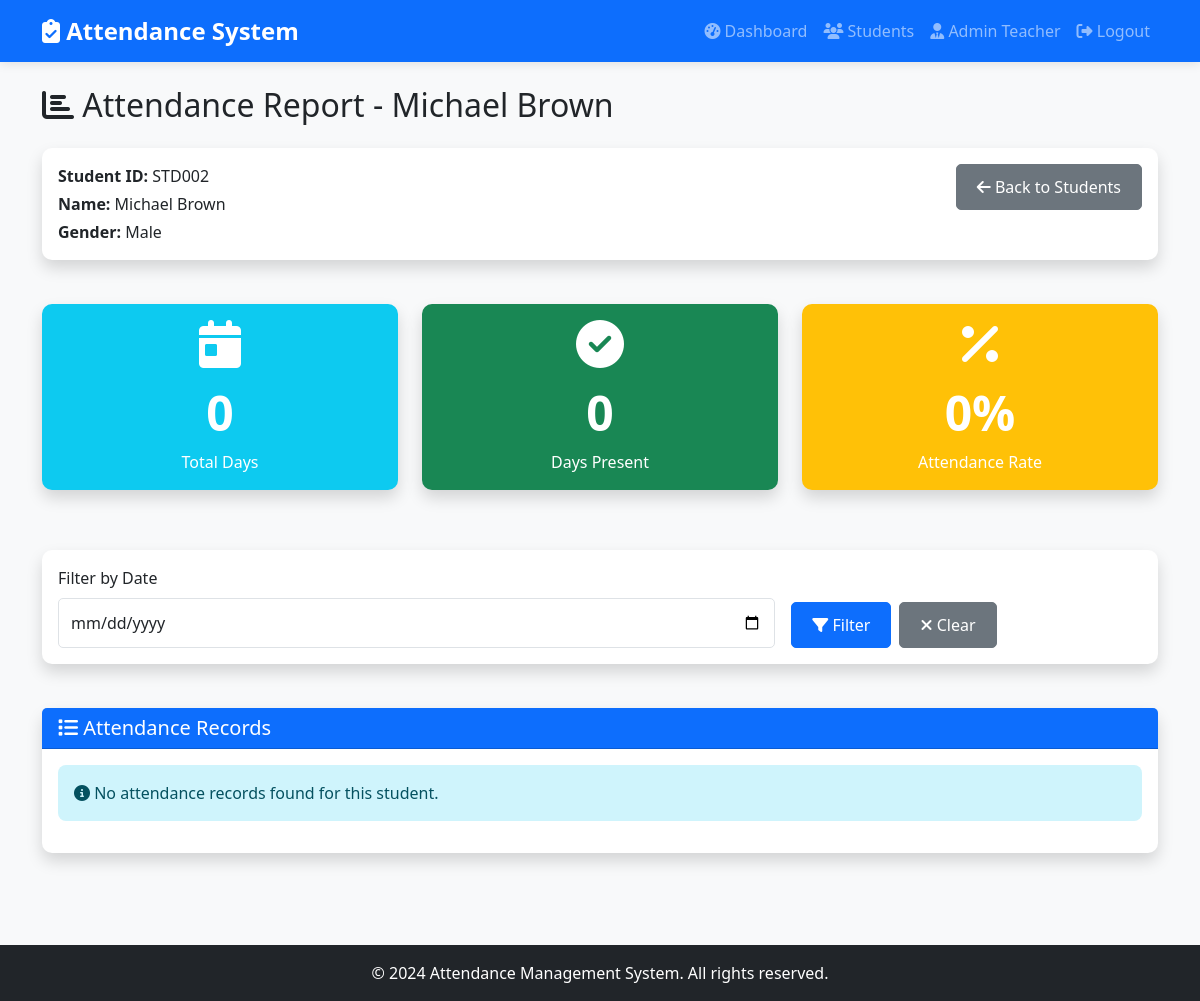
/teacher/student/STD002/attendance (signed in), run on the app's committed database.
### tables this page shows
CREATE TABLE students (
    id INTEGER PRIMARY KEY AUTOINCREMENT,
    student_id TEXT UNIQUE NOT NULL,
    name TEXT NOT NULL,
    gender TEXT NOT NULL,
    username TEXT UNIQUE NOT NULL,
    password TEXT NOT NULL,
    created_at TIMESTAMP DEFAULT CURRENT_TIMESTAMP
);

### app.py (the view)
@app.route('/teacher/student/<student_id>/attendance')
@teacher_login_required
def teacher_view_attendance(student_id):
    filter_date = request.args.get('date', '')
    conn = get_db_connection()
    student = conn.execute('SELECT * FROM students WHERE student_id = ?', (student_id,)).fetchone()
    if not student:
        flash('Student not found!', 'danger')
        return redirect(url_for('teacher_students_list'))
    if filter_date:
        attendance_records = conn.execute(
            'SELECT * FROM attendance WHERE student_id = ? AND date = ? ORDER BY date DESC, time DESC',
            (student_id, filter_date)
        ).fetchall()
    else:
        attendance_records = conn.execute(
            'SELECT * FROM attendance WHERE student_id = ? ORDER BY date DESC, time DESC',
            (student_id,)
        ).fetchall()
    total_days = len(conn.execute('SELECT * FROM attendance WHERE student_id = ?', (student_id,)).fetchall())
    total_present = len(conn.execute('SELECT * FROM attendance WHERE student_id = ? AND status = "Present"', (student_id,)).fetchall())
    percentage = (total_present / total_days * 100) if total_days > 0 else 0
    conn.close()
    return render_template('teacher_view_attendance.html',
                         student=student,
                         attendance_records=attendance_records,
                         total_days=total_days,
                         total_present=total_present,
                         percentage=round(percentage, 2),
                         filter_date=filter_date)

### app.py (called while the page is built)
def get_db_connection():
    conn = sqlite3.connect(DATABASE)
    conn.row_factory = sqlite3.Row
    return conn

def teacher_login_required(f):
    @wraps(f)
    def decorated_function(*args, **kwargs):
        if 'teacher_id' not in session:
            flash('Please login as teacher first.', 'danger')
            return redirect(url_for('teacher_login'))
        return f(*args, **kwargs)
    return decorated_function

### templates/teacher_view_attendance.html (shortened to what this page needs)
{% extends "base.html" %}
{% block content %}
<div class="row">
    <div class="col-12">
        <h2 class="mb-4">
            <i class="fas fa-chart-bar"></i> Attendance Report - {{ student.name }}
        </h2>
    </div>
</div>
<div class="row mb-4">
    <div class="col-md-12">
        <div class="card shadow">
            <div class="card-body">
                <div class="row">
                    <div class="col-md-6">
                        <p class="mb-1"><strong>Student ID:</strong> {{ student.student_id }}</p>
                        <p class="mb-1"><strong>Name:</strong> {{ student.name }}</p>
                        <p class="mb-0"><strong>Gender:</strong> {{ student.gender }}</p>
                    </div>
                    <div class="col-md-6 text-end">
                        <a href="{{ url_for('teacher_students_list') }}" class="btn btn-secondary">
                            <i class="fas fa-arrow-left"></i> Back to Students
                        </a>
                    </div>
                </div>
            </div>
        </div>
    </div>
</div>
<div class="row mb-4">
    <div class="col-md-4 mb-3">
        <div class="card shadow stat-card bg-info text-white">
            <div class="card-body text-center">
                <i class="fas fa-calendar-day fa-3x mb-3"></i>
                <h3>{{ total_days }}</h3>
                <p class="mb-0">Total Days</p>
            </div>
        </div>
    </div>
    <div class="col-md-4 mb-3">
        <div class="card shadow stat-card bg-success text-white">
            <div class="card-body text-center">
                <i class="fas fa-check-circle fa-3x mb-3"></i>
                <h3>{{ total_present }}</h3>
                <p class="mb-0">Days Present</p>
            </div>
        </div>
    </div>
    <div class="col-md-4 mb-3">
        <div class="card shadow stat-card bg-warning text-white">
            <div class="card-body text-center">
                <i class="fas fa-percentage fa-3x mb-3"></i>
                <h3>{{ percentage }}%</h3>
                <p class="mb-0">Attendance Rate</p>
            </div>
        </div>
    </div>
</div>
<div class="row mb-4">
    <div class="col-md-12">
        <div class="card shadow">
            <div class="card-body">
                <form method="GET" class="row g-3">
                    <div class="col-md-8">
                        <label for="date" class="form-label">Filter by Date</label>
                        <input type="date" class="form-control" id="date" name="date" value="{{ filter_date }}">
                    </div>
                    <div class="col-md-4 d-flex align-items-end">
                        <button type="submit" class="btn btn-primary me-2">
                            <i class="fas fa-filter"></i> Filter
                        </button>
                        <a href="{{ url_for('teacher_view_attendance', student_id=student.student_id) }}"
                            class="btn btn-secondary">
                            <i class="fas fa-times"></i> Clear
                        </a>
                    </div>
                </form>
            </div>
        </div>
    </div>
</div>
<div class="row">
    <div class="col-md-12">
        <div class="card shadow">
            <div class="card-header bg-primary text-white">
                <h5 class="mb-0">
                    <i class="fas fa-list"></i> Attendance Records
                </h5>
            </div>
            <div class="card-body">
                {% if attendance_records %}
                <div class="table-responsive">
                    <table class="table table-striped table-hover">
                        <thead class="table-dark">
                            <tr>
                                <th>#</th>
                                <th>Date</th>
                                <th>Time</th>
                                <th>Status</th>
                            </tr>
                        </thead>
                        <tbody>
                            {% for record in attendance_records %}
                            <tr>
                                <td>{{ loop.index }}</td>
                                <td>{{ record.date }}</td>
                                <td>{{ record.time }}</td>
                                <td>
                                    <span class="badge bg-success">
                                        <i class="fas fa-check"></i> {{ record.status }}
                                    </span>
                                </td>
                            </tr>
                            {% endfor %}
                        </tbody>
                    </table>
                </div>
                {% else %}
                <div class="alert alert-info">
                    <i class="fas fa-info-circle"></i>
                    {% if filter_date %}
                    No attendance records found for {{ filter_date }}.
                    {% else %}
                    No attendance records found for this student.
                    {% endif %}
                </div>
                {% endif %}
            </div>
        </div>
    </div>
</div>
{% endblock %}

### static/style.css (style rules this page uses)
body { font-family: 'Segoe UI', Tahoma, Geneva, Verdana, sans-serif; background-color: #f8f9fa; min-height: 100vh; display: flex; flex-direction: column; }
.card { border: none; border-radius: 10px; margin-bottom: 20px; }
.stat-card { transition: transform 0.3s ease; }
.stat-card h3 { font-size: 3rem; font-weight: bold; }
.btn { border-radius: 5px; padding: 10px 20px; font-weight: 500; transition: all 0.3s ease; }
.alert { border-radius: 8px; border: none; }
.form-control { border-radius: 5px; padding: 12px; }
.alert { animation: slideDown 0.3s ease; }

### data on the page
students: name "Michael Brown", student_id "STD002", gender "Male"

### other printed values
{{ session.get('teacher_name') }} "Admin Teacher"
{{ total_days }} "0"
{{ total_present }} "0"
{{ percentage }} "0"
